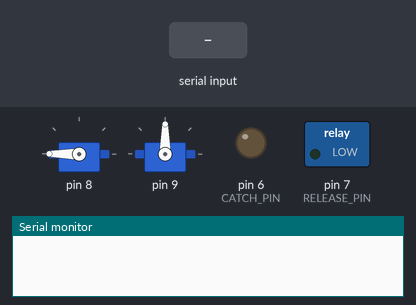
The sketch below on a simulated Arduino Uno, built with avr-gcc and run on an emulated ATmega328P. Parts: 2 × servo, switched loads named in the sketch (green lamp = pin HIGH), output pins drawn as LEDs (lit = HIGH), the last lines printed to the serial monitor. Inputs (shaded band) come from the test bench.

Above: at 1.2 s.
1.3 s: "90,45\n" received over Serial
At 3.4 s:
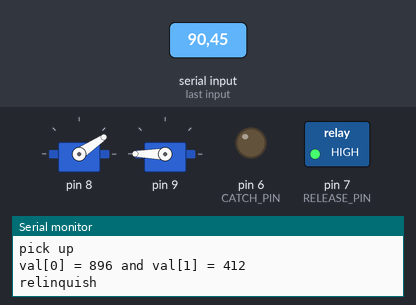
7.3 s: "30,150\n" received over Serial
At 9.2 s:
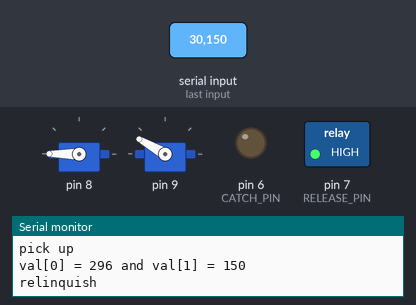
13.3 s: "90,45\n" received over Serial
At 16.1 s:
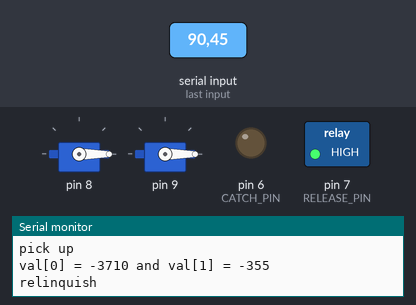
Timing chart, 0 to 19.4 s (numbered marks = the images above; inputs shaded):
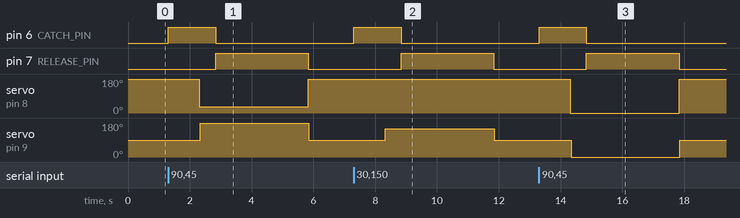

The sketch:

main_program.ino
```cpp
#include <Servo.h>
#include <math.h>

Servo servo[2];
int CATCH_PIN = 6, RELEASE_PIN = 7;

int home_pos[2] = {
  180, 90
};

int release_pos[2] = {
  90, 90
};


void setup(){
   Serial.begin(9600);
   servo[0].attach(8);
   servo[1].attach(9);
   pinMode(CATCH_PIN, OUTPUT);
   pinMode(RELEASE_PIN, OUTPUT);
   digitalWrite(CATCH_PIN,  LOW);
   digitalWrite(RELEASE_PIN, LOW);
   servo[0].write(home_pos[0]);
   servo[1].write(home_pos[1]);
}


void pick_up(){
  digitalWrite(CATCH_PIN, HIGH);
  digitalWrite(RELEASE_PIN, LOW);
  Serial.print("pick up\n");
  return;
}


void relinquish(){
  digitalWrite(CATCH_PIN, LOW);
  digitalWrite(RELEASE_PIN, HIGH);
  Serial.print("relinquish\n");
  return;
}

void power_off(){
  digitalWrite(CATCH_PIN, LOW);
  digitalWrite(RELEASE_PIN, LOW);
  Serial.print("power off\n");
  return;
}

void drive_servo(int *val){
  servo[0].write(val[0]);
  delay(15);
  servo[1].write(val[1]);
  delay(15);
  Serial.print("val[0] = ");
  Serial.print(val[0]);
  Serial.print(" and val[1] = ");
  Serial.print(val[1]);
  Serial.print('\n');
}

void loop(){
  int data_num;
  int phase = 0;

  while((data_num = Serial.available()) >= 6){
    int val[2] = {0, 0};
    for(int i = 0; i < 6; i++){
      val[int(i/3)] += (Serial.read() - '0') * pow(10, 2 - i%3);
    }
    if(phase == 0){

      pick_up();
      delay(1000);

      drive_servo(val);
      delay(500);

      relinquish();
      delay(3000);

      power_off();
      phase = 1;

    }else if(phase == 1){

        /*
        drive_servo(val);
        delay(500);

        pick_up();
        delay(3000);

        drive_servo(release_pos);
        delay(500);

        relinquish();
        delay(1000);

        power_off();

        drive_servo(home_pos);

        pick_up();
        delay(3000);

        drive_servo(val);
        delay(500);

        relinquish();
        delay(1000);

        power_off();
        */
      }
  }
  if(phase == 1){
  drive_servo(home_pos);
  Serial.print("----------\n");
  }
}
```

Measured:
- after the input at 1.3 s, pin 6 (CATCH_PIN): LOW → HIGH at once, → LOW 1.5 s later; pin 7 (RELEASE_PIN): LOW → HIGH after 1.5 s, → LOW 3.0 s later; servo on pin 8: 180° → 34° after 1.0 s, → 180° 3.5 s later; servo on pin 9: 90° → 180° after 1.0 s, → 90° 3.5 s later
- after the input at 7.3 s, pin 6 (CATCH_PIN): LOW → HIGH at once, → LOW 1.5 s later; pin 7 (RELEASE_PIN): LOW → HIGH after 1.5 s, → LOW 3.0 s later; servo on pin 9: 90° → 150° after 1.0 s, → 90° 3.5 s later
- after the input at 13.3 s, pin 6 (CATCH_PIN): LOW → HIGH at once, → LOW 1.5 s later; pin 7 (RELEASE_PIN): LOW → HIGH after 1.5 s, → LOW 3.0 s later; servo on pin 8: 180° → 0° after 1.0 s, → 180° 3.5 s later; servo on pin 9: 90° → 0° after 1.0 s, → 90° 3.5 s later
